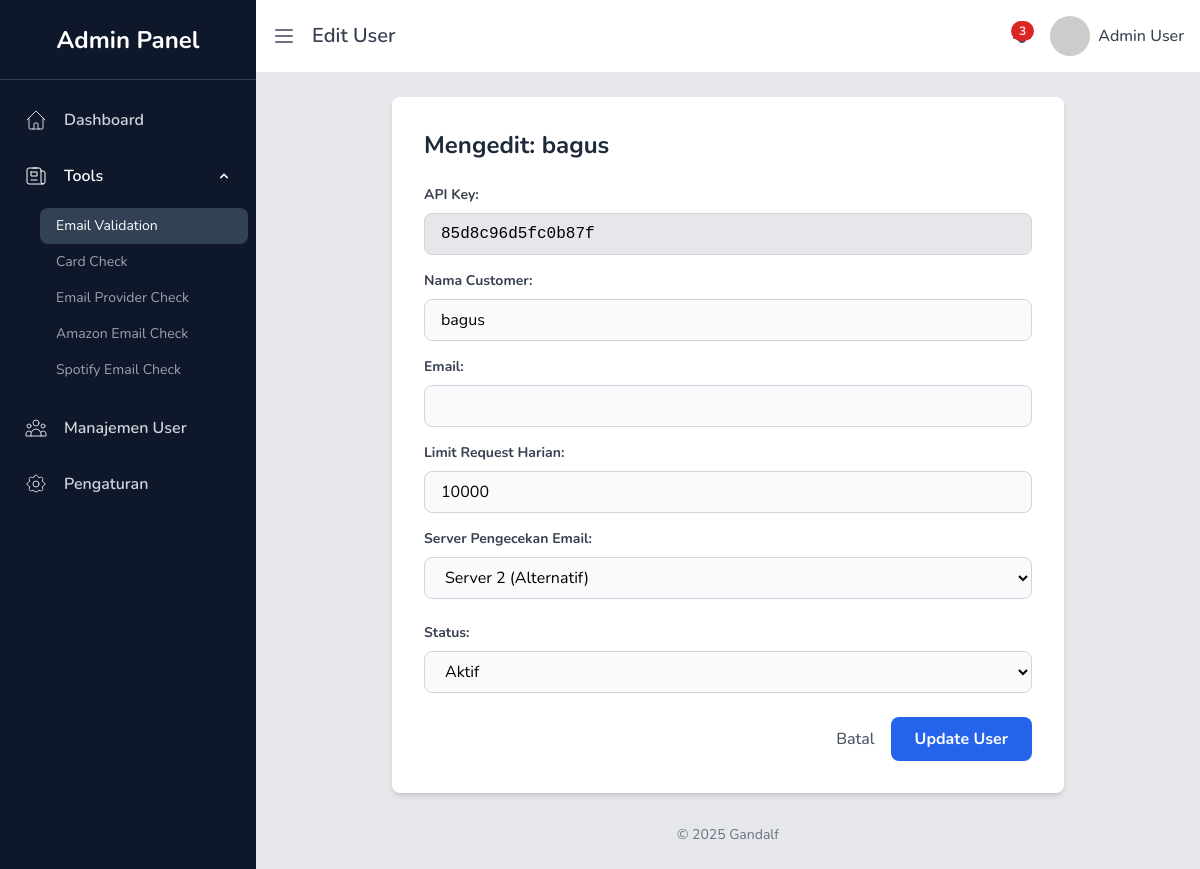
The page /admin/edit_user.php?id=9 (signed in) on the database its author committed.
### tables this page shows
CREATE TABLE `customers` (
  `id` int(11) NOT NULL AUTO_INCREMENT,
  `api_key` varchar(64) NOT NULL,
  `customer_name` varchar(255) DEFAULT NULL,
  `email` varchar(255) DEFAULT NULL,
  `daily_request_limit` int(15) NOT NULL,
  `is_active` tinyint(1) NOT NULL DEFAULT 1,
  `email_check_server` varchar(255) NOT NULL DEFAULT 'check.php',
  `created_at` timestamp NULL DEFAULT current_timestamp(),
  `updated_at` timestamp NULL DEFAULT current_timestamp() ON UPDATE current_timestamp(),
  PRIMARY KEY (`id`),
  UNIQUE KEY `api_key` (`api_key`),
  UNIQUE KEY `email` (`email`),
  KEY `idx_customers_api_key` (`api_key`)
);

### admin/edit_user.php (the view, shortened to what this page needs)
<?php
require_once '../config.php';
$pesan_error = '';
$user = null;
if (isset($_GET['id']) && is_numeric($_GET['id'])) {
    $user_id = (int)$_GET['id'];
    $sql_select = "SELECT * FROM customers WHERE id = ?";
    if ($stmt_select = mysqli_prepare($conn, $sql_select)) {
        mysqli_stmt_bind_param($stmt_select, "i", $user_id);
        if (mysqli_stmt_execute($stmt_select)) {
            $result = mysqli_stmt_get_result($stmt_select);
            if (mysqli_num_rows($result) == 1) {
                $user = mysqli_fetch_assoc($result);
            } else {
                $pesan_error = "User tidak ditemukan.";
            }
        } else {
            $pesan_error = "Gagal mengeksekusi query.";
        }
    } else {
        $pesan_error = "Gagal menyiapkan query.";
    }
} else if ($_SERVER["REQUEST_METHOD"] != "POST") {
    header("Location: email_validation.php");
    exit();
}
?>
<!DOCTYPE html>
<html lang="id">
    <head>
        <script src="https://cdn.tailwindcss.com"></script>
    </head>
    <body class="bg-gray-100">
        <div class="flex h-screen bg-gray-200">
            <?php include "sidebar.php"; ?>
            <div class="flex-1 flex flex-col overflow-hidden transition-all duration-300 ease-in-out ml-0 lg:ml-64" id="main-content">
                <header class="flex items-center justify-between p-4 bg-white border-b sticky top-0 z-30">
                    <div class="flex items-center">
                        <button id="sidebar-toggle" class="text-gray-500 focus:outline-none">
                            <svg class="w-6 h-6" fill="none" stroke="currentColor" viewBox="0 0 24 24" xmlns="http://www.w3.org/2000/svg">
                                <path stroke-linecap="round" stroke-linejoin="round" stroke-width="2" d="M4 6h16M4 12h16M4 18h16"></path>
                            </svg>
                        </button>
                        <h2 class="text-xl font-semibold text-gray-700 ml-4">Edit User</h2>
                    </div>
                    <div class="flex items-center space-x-4" x-data="{ notificationOpen: false, profileOpen: false }">
                        <div class="relative">
                            <button @click="notificationOpen = !notificationOpen" class="relative text-gray-600 hover:text-gray-800 focus:outline-none">
                                <span class="absolute top-0 right-0 inline-flex items-center justify-center px-2 py-1 text-xs font-bold leading-none text-red-100 bg-red-600 rounded-full">3</span>
                            </button>
                        </div>
                        <?php include "profile.php"; ?>
                    </div>
                </header>
                <main class="flex-1 p-6 overflow-x-hidden overflow-y-auto">
                        <div class="max-w-2xl mx-auto bg-white p-8 rounded-lg shadow-md">
                        <?php if(!empty($pesan_error)): ?>
                            <div class="bg-red-100 border border-red-400 text-red-700 px-4 py-3 rounded relative mb-4" role="alert">
                                <strong class="font-bold">Error!</strong>
                                <span class="block sm:inline"><?php echo $pesan_error; ?></span>
                            </div>
                        <?php elseif($user): ?>
                            <h1 class="text-2xl font-bold text-slate-800 mb-6">Mengedit: <?php echo htmlspecialchars($user['customer_name']); ?></h1>
                            <form action="edit_user.php" method="POST">
                                <div class="mb-4">
                                    <label for="api_key" class="block text-gray-700 text-sm font-bold mb-2">API Key:</label>
                                    <input type="text" id="api_key" name="api_key" readonly
                                           class="w-full px-4 py-2 rounded-lg bg-gray-200 border border-gray-300 cursor-not-allowed font-mono"
                                           value="<?php echo htmlspecialchars($user['api_key']); ?>">
                                </div>
                                <div class="mb-4">
                                    <label for="customer_name" class="block text-gray-700 text-sm font-bold mb-2">Nama Customer:</label>
                                    <input type="text" id="customer_name" name="customer_name" required
                                           class="w-full px-4 py-2 rounded-lg bg-gray-50 border border-gray-300 focus:border-blue-500 focus:outline-none focus:ring-1 focus:ring-blue-500"
                                           value="<?php echo htmlspecialchars($user['customer_name']); ?>">
                                </div>
                                <div class="mb-4">
                                    <label for="email" class="block text-gray-700 text-sm font-bold mb-2">Email:</label>
                                    <input type="text" id="email" name="email"
                                           class="w-full px-4 py-2 rounded-lg bg-gray-50 border border-gray-300 focus:border-blue-500 focus:outline-none focus:ring-1 focus:ring-blue-500"
                                           value="<?php echo htmlspecialchars($user['email']); ?>">
                                </div>
                                <div class="mb-4">
                                    <label for="daily_request_limit" class="block text-gray-700 text-sm font-bold mb-2">Limit Request Harian:</label>
                                    <input type="number" id="daily_request_limit" name="daily_request_limit"
                                           class="w-full px-4 py-2 rounded-lg bg-gray-50 border border-gray-300 focus:border-blue-500 focus:outline-none focus:ring-1 focus:ring-blue-500"
                                           value="<?php echo $user['daily_request_limit']; ?>">
                                </div>
                                <div class="mb-6">
                                    <label for="email_check_server" class="block text-gray-700 text-sm font-bold mb-2">Server Pengecekan Email:</label>
                                    <select id="email_check_server" name="email_check_server"
                                            class="w-full px-4 py-2 rounded-lg bg-gray-50 border border-gray-300 focus:border-blue-500 focus:outline-none">
                                        <option value="check2.php" <?php if($user['email_check_server'] == 'check2.php') echo 'selected'; ?>>Server 2 (Alternatif)</option>
                                    </select>
                                </div>
                                <div class="mb-6">
                                    <label for="is_active" class="block text-gray-700 text-sm font-bold mb-2">Status:</label>
                                    <select id="is_active" name="is_active"
                                            class="w-full px-4 py-2 rounded-lg bg-gray-50 border border-gray-300 focus:border-blue-500 focus:outline-none focus:ring-1 focus:ring-blue-500">
                                        <option value="1" <?php if($user['is_active'] == 1) echo 'selected'; ?>>Aktif</option>
                                    </select>
                                </div>
                                <div class="flex items-center justify-end">
                                    <a href="email_validation.php" class="text-gray-600 hover:text-gray-800 font-medium mr-4">Batal</a>
                                    <button type="submit"
                                            class="px-6 py-2.5 bg-blue-600 text-white font-bold rounded-lg hover:bg-blue-700 focus:outline-none focus:shadow-outline">
                                        Update User
                                    </button>
                                </div>
                            </form>
                        <?php endif; ?>
                    </div>
                    <footer class="mt-8 text-center text-sm text-gray-500">
                        &copy; 2025 Gandalf
                    </footer>
                </main>
            </div>
        </div>
    </body>
</html>

### admin/edit_user.php (style rules this page uses)
body { font-family: "Nunito", sans-serif; }

### rows shown on the page
customers: customer_name "bagus", api_key "85d8c96d5fc0b87f", daily_request_limit "10000", email_check_server "Server 2 (Alternatif)", is_active "Aktif"
